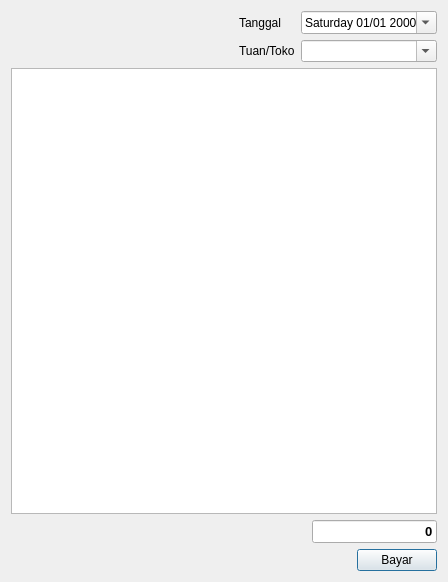
<?xml version="1.0" encoding="UTF-8"?>
<ui version="4.0">
 <class>PembuatNota</class>
 <widget class="QDialog" name="PembuatNota">
  <property name="geometry">
   <rect>
    <x>0</x>
    <y>0</y>
    <width>448</width>
    <height>582</height>
   </rect>
  </property>
  <property name="windowTitle">
   <string>PembuatNota</string>
  </property>
  <layout class="QVBoxLayout" name="verticalLayout">
   <item>
    <layout class="QHBoxLayout" name="horizontalLayout" stretch="1,0">
     <item>
      <widget class="QLabel" name="logoLabel">
       <property name="text">
        <string/>
       </property>
      </widget>
     </item>
     <item>
      <layout class="QGridLayout" name="gridLayout">
       <item row="0" column="0">
        <widget class="QLabel" name="label">
         <property name="text">
          <string>Tanggal</string>
         </property>
        </widget>
       </item>
       <item row="0" column="1">
        <widget class="QDateTimeEdit" name="dateTimeEdit">
         <property name="buttonSymbols">
          <enum>QAbstractSpinBox::ButtonSymbols::NoButtons</enum>
         </property>
         <property name="displayFormat">
          <string>dddd dd/MM yyyy</string>
         </property>
         <property name="calendarPopup">
          <bool>true</bool>
         </property>
        </widget>
       </item>
       <item row="1" column="0">
        <widget class="QLabel" name="label_2">
         <property name="text">
          <string>Tuan/Toko</string>
         </property>
        </widget>
       </item>
       <item row="1" column="1">
        <widget class="QComboBox" name="konsumenKombo">
         <property name="minimumSize">
          <size>
           <width>136</width>
           <height>0</height>
          </size>
         </property>
         <property name="contextMenuPolicy">
          <enum>Qt::ContextMenuPolicy::CustomContextMenu</enum>
         </property>
         <property name="editable">
          <bool>true</bool>
         </property>
        </widget>
       </item>
      </layout>
     </item>
    </layout>
   </item>
   <item>
    <widget class="QTableView" name="notaTable">
     <property name="contextMenuPolicy">
      <enum>Qt::ContextMenuPolicy::CustomContextMenu</enum>
     </property>
     <property name="selectionBehavior">
      <enum>QAbstractItemView::SelectionBehavior::SelectRows</enum>
     </property>
     <property name="verticalScrollMode">
      <enum>QAbstractItemView::ScrollMode::ScrollPerPixel</enum>
     </property>
     <property name="horizontalScrollMode">
      <enum>QAbstractItemView::ScrollMode::ScrollPerPixel</enum>
     </property>
     <attribute name="horizontalHeaderStretchLastSection">
      <bool>true</bool>
     </attribute>
     <attribute name="verticalHeaderVisible">
      <bool>false</bool>
     </attribute>
     <attribute name="verticalHeaderMinimumSectionSize">
      <number>23</number>
     </attribute>
     <attribute name="verticalHeaderDefaultSectionSize">
      <number>24</number>
     </attribute>
    </widget>
   </item>
   <item>
    <layout class="QHBoxLayout" name="horizontalLayout_3" stretch="1,0">
     <item>
      <spacer name="horizontalSpacer_2">
       <property name="orientation">
        <enum>Qt::Orientation::Horizontal</enum>
       </property>
       <property name="sizeHint" stdset="0">
        <size>
         <width>40</width>
         <height>20</height>
        </size>
       </property>
      </spacer>
     </item>
     <item>
      <widget class="QLineEdit" name="totalLineEdit">
       <property name="maximumSize">
        <size>
         <width>129</width>
         <height>16777215</height>
        </size>
       </property>
       <property name="font">
        <font>
         <pointsize>10</pointsize>
         <bold>true</bold>
        </font>
       </property>
       <property name="text">
        <string>0</string>
       </property>
       <property name="alignment">
        <set>Qt::AlignmentFlag::AlignRight|Qt::AlignmentFlag::AlignTrailing|Qt::AlignmentFlag::AlignVCenter</set>
       </property>
      </widget>
     </item>
    </layout>
   </item>
   <item>
    <layout class="QHBoxLayout" name="horizontalLayout_2">
     <item>
      <spacer name="horizontalSpacer">
       <property name="orientation">
        <enum>Qt::Orientation::Horizontal</enum>
       </property>
       <property name="sizeHint" stdset="0">
        <size>
         <width>40</width>
         <height>20</height>
        </size>
       </property>
      </spacer>
     </item>
     <item>
      <widget class="QPushButton" name="pushButton">
       <property name="text">
        <string>Bayar</string>
       </property>
      </widget>
     </item>
    </layout>
   </item>
  </layout>
 </widget>
 <resources/>
 <connections/>
</ui>
